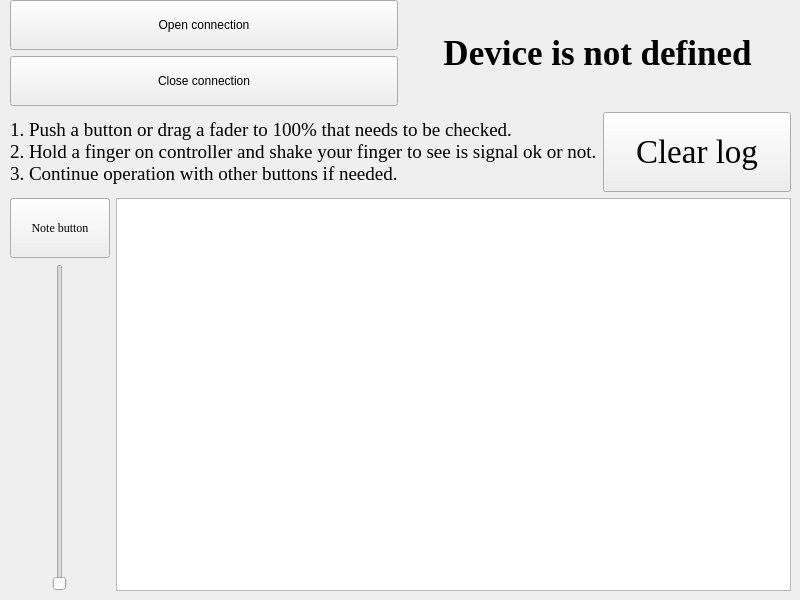
<?xml version="1.0" encoding="UTF-8"?>
<ui version="4.0">
 <class>Form</class>
 <widget class="QWidget" name="Form">
  <property name="geometry">
   <rect>
    <x>0</x>
    <y>0</y>
    <width>800</width>
    <height>600</height>
   </rect>
  </property>
  <property name="sizePolicy">
   <sizepolicy hsizetype="Fixed" vsizetype="Fixed">
    <horstretch>0</horstretch>
    <verstretch>0</verstretch>
   </sizepolicy>
  </property>
  <property name="font">
   <font>
    <family>Georgia</family>
   </font>
  </property>
  <property name="windowTitle">
   <string>Form</string>
  </property>
  <widget class="QWidget" name="layoutWidget">
   <property name="geometry">
    <rect>
     <x>10</x>
     <y>0</y>
     <width>781</width>
     <height>591</height>
    </rect>
   </property>
   <layout class="QVBoxLayout" name="verticalLayout_5">
    <item>
     <layout class="QHBoxLayout" name="horizontalLayout">
      <item>
       <layout class="QVBoxLayout" name="verticalLayout_2">
        <item>
         <widget class="QPushButton" name="pushButton">
          <property name="enabled">
           <bool>true</bool>
          </property>
          <property name="minimumSize">
           <size>
            <width>14</width>
            <height>50</height>
           </size>
          </property>
          <property name="font">
           <font>
            <family>Arial</family>
           </font>
          </property>
          <property name="text">
           <string>Open connection</string>
          </property>
         </widget>
        </item>
        <item>
         <widget class="QPushButton" name="pushButton_2">
          <property name="enabled">
           <bool>true</bool>
          </property>
          <property name="minimumSize">
           <size>
            <width>14</width>
            <height>50</height>
           </size>
          </property>
          <property name="font">
           <font>
            <family>Arial</family>
           </font>
          </property>
          <property name="text">
           <string>Close connection</string>
          </property>
         </widget>
        </item>
       </layout>
      </item>
      <item>
       <layout class="QVBoxLayout" name="verticalLayout">
        <item>
         <widget class="QLabel" name="label_2">
          <property name="enabled">
           <bool>true</bool>
          </property>
          <property name="font">
           <font>
            <family>Georgia</family>
            <pointsize>26</pointsize>
            <italic>false</italic>
            <bold>true</bold>
           </font>
          </property>
          <property name="toolTipDuration">
           <number>0</number>
          </property>
          <property name="text">
           <string>Device is not defined</string>
          </property>
          <property name="alignment">
           <set>Qt::AlignCenter</set>
          </property>
         </widget>
        </item>
       </layout>
      </item>
     </layout>
    </item>
    <item>
     <layout class="QHBoxLayout" name="horizontalLayout_3">
      <item>
       <widget class="QLabel" name="label_4">
        <property name="font">
         <font>
          <family>Georgia</family>
          <pointsize>14</pointsize>
         </font>
        </property>
        <property name="text">
         <string>1. Push a button or drag a fader to 100% that needs to be checked. 
2. Hold a finger on controller and shake your finger to see is signal ok or not. 
3. Continue operation with other buttons if needed.</string>
        </property>
       </widget>
      </item>
      <item>
       <layout class="QVBoxLayout" name="verticalLayout_3">
        <item>
         <layout class="QHBoxLayout" name="horizontalLayout_2">
          <item>
           <widget class="QPushButton" name="pushButton_3">
            <property name="minimumSize">
             <size>
              <width>0</width>
              <height>80</height>
             </size>
            </property>
            <property name="font">
             <font>
              <family>Georgia</family>
              <pointsize>25</pointsize>
             </font>
            </property>
            <property name="text">
             <string>Clear log</string>
            </property>
           </widget>
          </item>
         </layout>
        </item>
       </layout>
      </item>
     </layout>
    </item>
    <item>
     <layout class="QHBoxLayout" name="horizontalLayout_5">
      <item>
       <layout class="QVBoxLayout" name="verticalLayout_4">
        <item>
         <widget class="QPushButton" name="pushButton_4">
          <property name="minimumSize">
           <size>
            <width>100</width>
            <height>60</height>
           </size>
          </property>
          <property name="text">
           <string>Note button</string>
          </property>
         </widget>
        </item>
        <item>
         <layout class="QHBoxLayout" name="horizontalLayout_4">
          <item>
           <widget class="QSlider" name="verticalSlider">
            <property name="orientation">
             <enum>Qt::Vertical</enum>
            </property>
           </widget>
          </item>
         </layout>
        </item>
       </layout>
      </item>
      <item>
       <widget class="QPlainTextEdit" name="plainTextEdit"/>
      </item>
     </layout>
    </item>
   </layout>
  </widget>
 </widget>
 <resources/>
 <connections/>
</ui>
